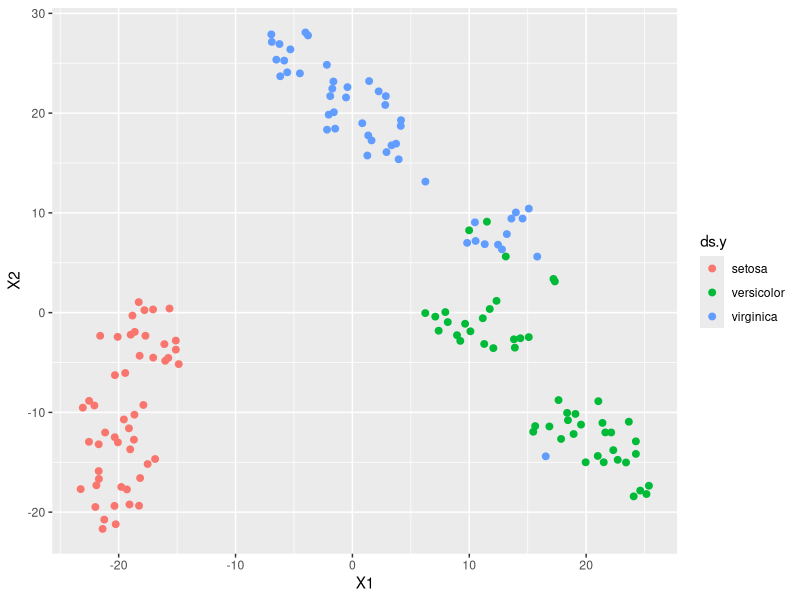

Write the R code that produced this figure.
library(ggplot2)
library(Rtsne)
ds <- iris[,-5]
dup = which(duplicated(ds))
dup
ds <- ds[-dup,]
ds.y <- iris$Species[-dup]
tsne <- Rtsne(ds,dims=2,perplexity=10)

df.tsne <- data.frame(tsne$Y)
head(df.tsne)
ggplot(df.tsne, aes(x=X1, y=X2, color=ds.y)) +
  geom_point(size=2)

install.packages("stringr")
library(stringr)
v1 <- c('aa', 'ba', 'ccb', 'Ab', 'Bbc') 
str_detect(v1,'a')
v1[str_detect(v1,'a')]
str_detect(v1,'^a')
v1[str_detect(v1,'^a')]
v1[str_detect(v1,'^[aA]')]
v1[str_detect(v1,'^[aAbB]')]
v1[str_detect(v1,'^[aA][bB]')]
v1[str_detect(v1,'a$')]

v1 <- c('aa', 'ba', 'ccb', 'Ab', 'Bbc') 
str_count(v1,'a')

str_c('Iron','Man')
v1 <- c('aa', 'ba', 'ccb', 'Ab', 'Bbc') 
str_c(v1,' name is ',v1)
str_c(v1, collapse="-")

v1 <- c('한글', 'ba', 'ccb', 'Ab', 'Bbc') 
length(v1[1])
str_length(v1[1])

str_replace('apple','p','*')
str_replace('apple','p','**') 
str_replace_all('apple','p','*')
v4 <- c('1,100', '2,300', '3,900') 
v4 <- str_replace(v4,',','')

v4
as.numeric(v4) + 100
v4 <- c('1,100,200', '1,002,300', '1,003,900') 
v4 <- str_replace_all(v4,',','')
v4
as.numeric(v4) + 100

animal <- "pig1/dog2/cat3" 
a<-str_split(animal, '/')
a

animal2 <- "pig/dog/cat"
b <- str_sub(animal2, start = 1, end = 3)
b
b <- str_sub(animal2, start = 4, end = 8)
b

animal <- " pig/dog/cat " 
a<-str_trim(animal) 
b<-str_trim(animal, side='left') #righta
a
b
#공공데이터포털 회원가입 후 캡쳐한 거 제출
